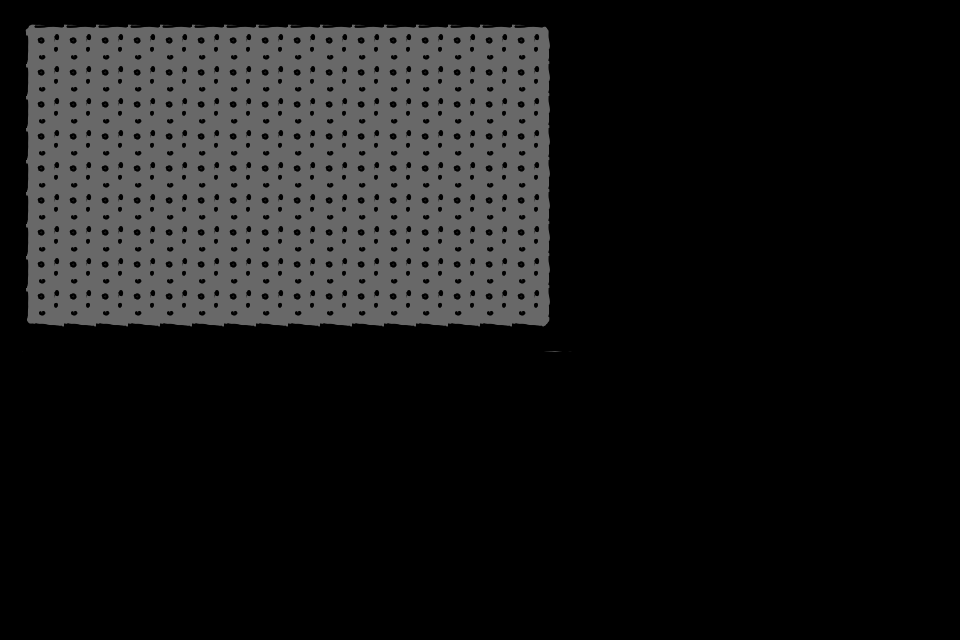

This is a level from a 2D game, rendered from its Tiled map with the project's own tilesets. A one-line summary and the complete map file follow:
An orthogonal 30x20 tile map with 32x32 px tiles, 1 tile layer (floor) and 16 objects.

<map version="1.10" tiledversion="1.11.2" orientation="orthogonal" renderorder="right-down" width="30" height="20" tilewidth="32" tileheight="32" infinite="0" nextlayerid="5" nextobjectid="27">
 <tileset firstgid="1" source="tileset.tsx" />
 <layer id="1" name="floor" width="30" height="20">
  <data encoding="csv">
1,2,2,2,2,2,2,2,2,2,2,2,2,2,2,2,2,3,0,0,0,0,0,0,0,0,0,0,0,0,
17,18,18,18,18,18,18,18,18,18,18,18,18,18,18,18,18,19,0,0,0,0,0,0,0,0,0,0,0,0,
17,18,18,18,18,18,18,18,18,18,18,18,18,18,18,18,18,19,0,0,0,0,0,0,0,0,0,0,0,0,
17,18,18,18,18,18,18,18,18,18,18,18,18,18,18,18,18,19,0,0,0,0,0,0,0,0,0,0,0,0,
17,18,18,18,18,18,18,18,18,18,18,18,18,18,18,18,18,19,0,0,0,0,0,0,0,0,0,0,0,0,
17,18,18,18,18,18,18,18,18,18,18,18,18,18,18,18,18,19,0,0,0,0,0,0,0,0,0,0,0,0,
17,18,18,18,18,18,18,18,18,18,18,18,18,18,18,18,18,19,0,0,0,0,0,0,0,0,0,0,0,0,
17,18,18,18,18,18,18,18,18,18,18,18,18,18,18,18,18,19,0,0,0,0,0,0,0,0,0,0,0,0,
17,18,18,18,18,18,18,18,18,18,18,18,18,18,18,18,18,19,0,0,0,0,0,0,0,0,0,0,0,0,
17,18,18,18,18,18,18,18,18,18,18,18,18,18,18,18,18,19,0,0,0,0,0,0,0,0,0,0,0,0,
33,34,34,34,34,34,34,34,34,34,34,34,34,34,34,34,34,35,0,0,0,0,0,0,0,0,0,0,0,0,
0,0,0,0,0,0,0,0,0,0,0,0,0,0,0,0,0,0,0,0,0,0,0,0,0,0,0,0,0,0,
0,0,0,0,0,0,0,0,0,0,0,0,0,0,0,0,0,0,0,0,0,0,0,0,0,0,0,0,0,0,
0,0,0,0,0,0,0,0,0,0,0,0,0,0,0,0,0,0,0,0,0,0,0,0,0,0,0,0,0,0,
0,0,0,0,0,0,0,0,0,0,0,0,0,0,0,0,0,0,0,0,0,0,0,0,0,0,0,0,0,0,
0,0,0,0,0,0,0,0,0,0,0,0,0,0,0,0,0,0,0,0,0,0,0,0,0,0,0,0,0,0,
0,0,0,0,0,0,0,0,0,0,0,0,0,0,0,0,0,0,0,0,0,0,0,0,0,0,0,0,0,0,
0,0,0,0,0,0,0,0,0,0,0,0,0,0,0,0,0,0,0,0,0,0,0,0,0,0,0,0,0,0,
0,0,0,0,0,0,0,0,0,0,0,0,0,0,0,0,0,0,0,0,0,0,0,0,0,0,0,0,0,0,
0,0,0,0,0,0,0,0,0,0,0,0,0,0,0,0,0,0,0,0,0,0,0,0,0,0,0,0,0,0
</data>
 </layer>
 <objectgroup id="4" name="objects">
  <object id="2" gid="4" x="160" y="96" width="32" height="32">
   <properties>
    <property name="color" type="color" value="#ff0000ff" />
    <property name="locked" type="bool" value="false" />
   </properties>
  </object>
  <object id="9" gid="4" x="160" y="128" width="32" height="32">
   <properties>
    <property name="color" type="color" value="#ffff0000" />
    <property name="locked" type="bool" value="false" />
   </properties>
  </object>
  <object id="12" gid="4" x="160" y="160" width="32" height="32">
   <properties>
    <property name="color" type="color" value="#ff00ff00" />
    <property name="locked" type="bool" value="false" />
   </properties>
  </object>
  <object id="4" gid="5" x="128" y="96" width="32" height="32">
   <properties>
    <property name="color" type="color" value="#ff404080" />
    <property name="locked" type="bool" value="false" />
   </properties>
  </object>
  <object id="8" gid="6" x="96" y="96" width="32" height="32">
   <properties>
    <property name="locked" type="bool" value="true" />
   </properties>
  </object>
  <object id="11" gid="6" x="192" y="128" width="32" height="32">
   <properties>
    <property name="locked" type="bool" value="true" />
   </properties>
  </object>
  <object id="13" gid="7" x="96" y="160" width="32" height="32">
   <properties>
    <property name="locked" type="bool" value="false" />
   </properties>
  </object>
  <object id="14" gid="8" x="256" y="64" width="32" height="32">
   <properties>
    <property name="locked" type="bool" value="false" />
   </properties>
  </object>
  <object id="15" gid="9" x="288" y="64" width="32" height="32">
   <properties>
    <property name="locked" type="bool" value="false" />
   </properties>
  </object>
  <object id="16" gid="10" x="320" y="64" width="32" height="32">
   <properties>
    <property name="locked" type="bool" value="false" />
   </properties>
  </object>
  <object id="18" gid="11" x="352" y="64" width="32" height="32">
   <properties>
    <property name="locked" type="bool" value="false" />
   </properties>
  </object>
  <object id="19" gid="12" x="256" y="128" width="32" height="32">
   <properties>
    <property name="locked" type="bool" value="false" />
   </properties>
  </object>
  <object id="20" gid="13" x="352" y="128" width="32" height="32">
   <properties>
    <property name="locked" type="bool" value="false" />
   </properties>
  </object>
  <object id="25" gid="13" x="416" y="128" width="32" height="32">
   <properties>
    <property name="locked" type="bool" value="false" />
   </properties>
  </object>
  <object id="21" gid="14" x="320" y="128" width="32" height="32">
   <properties>
    <property name="locked" type="bool" value="false" />
   </properties>
  </object>
  <object id="26" gid="14" x="288" y="192" width="32" height="32">
   <properties>
    <property name="locked" type="bool" value="false" />
   </properties>
  </object>
 </objectgroup>
</map>
